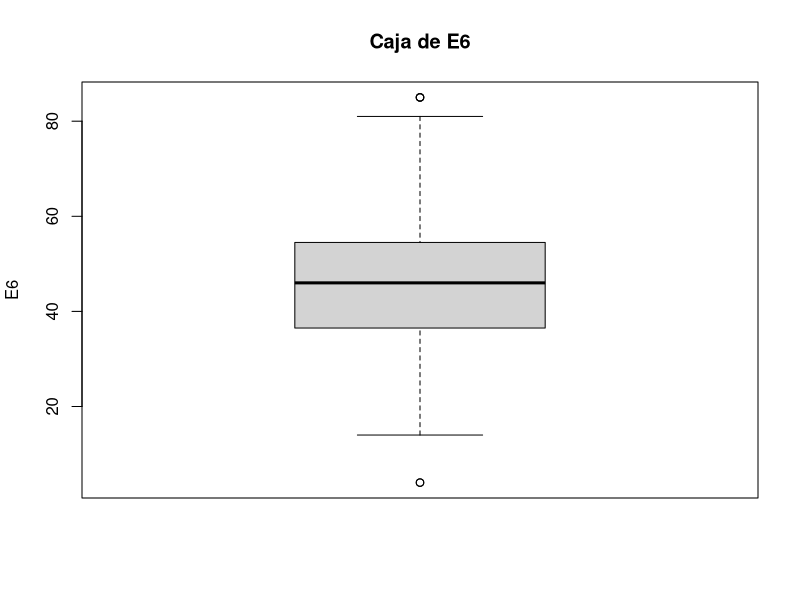
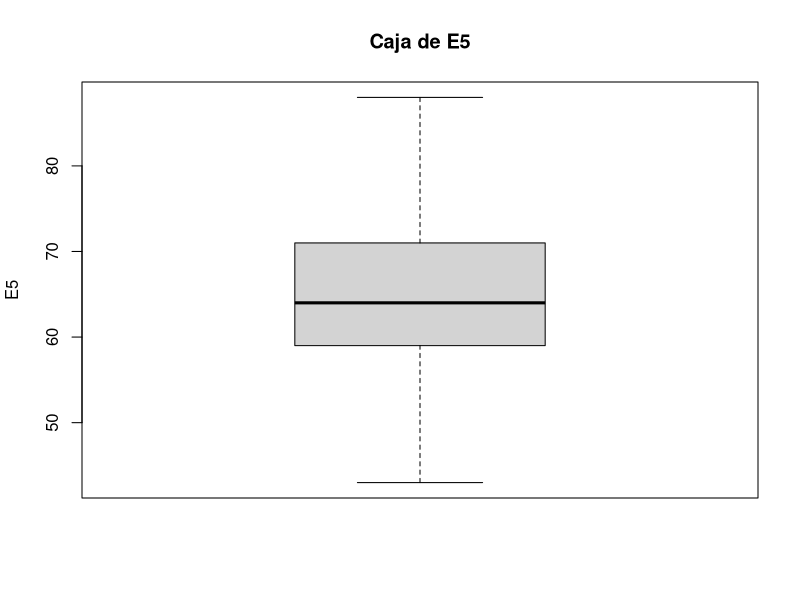
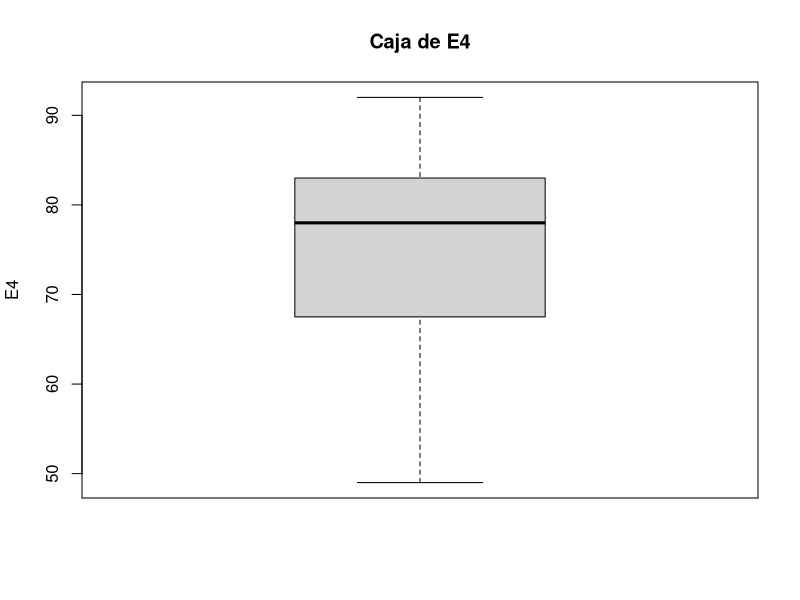
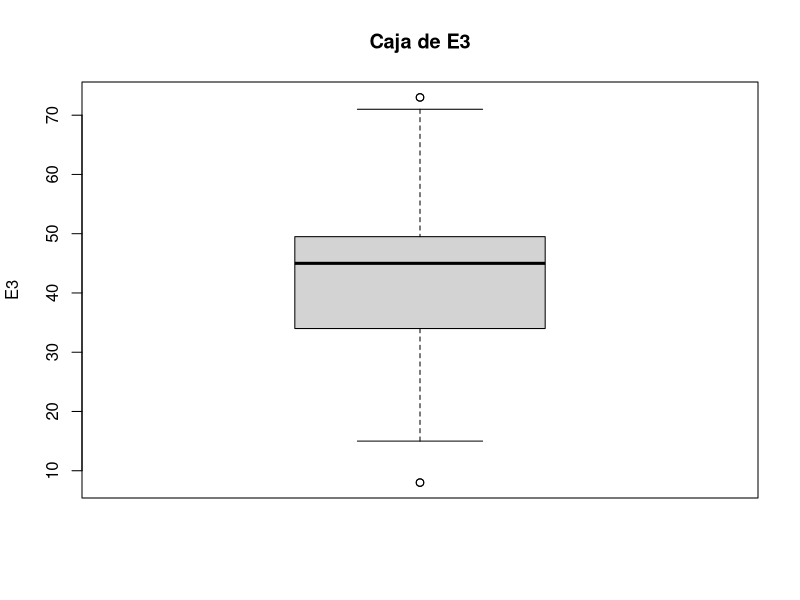
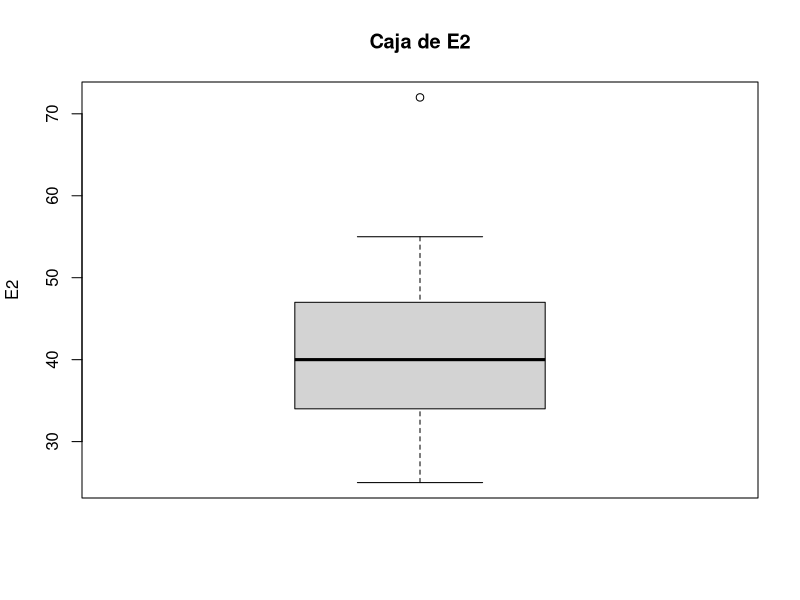
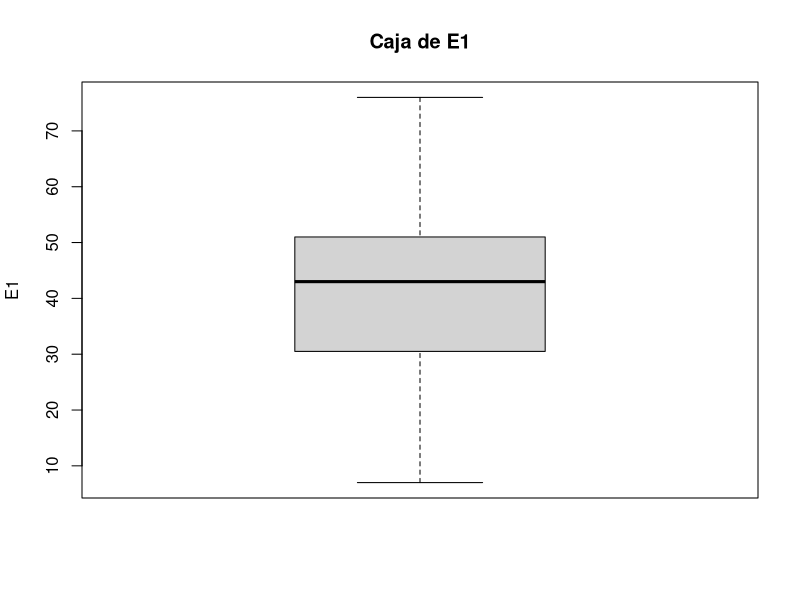
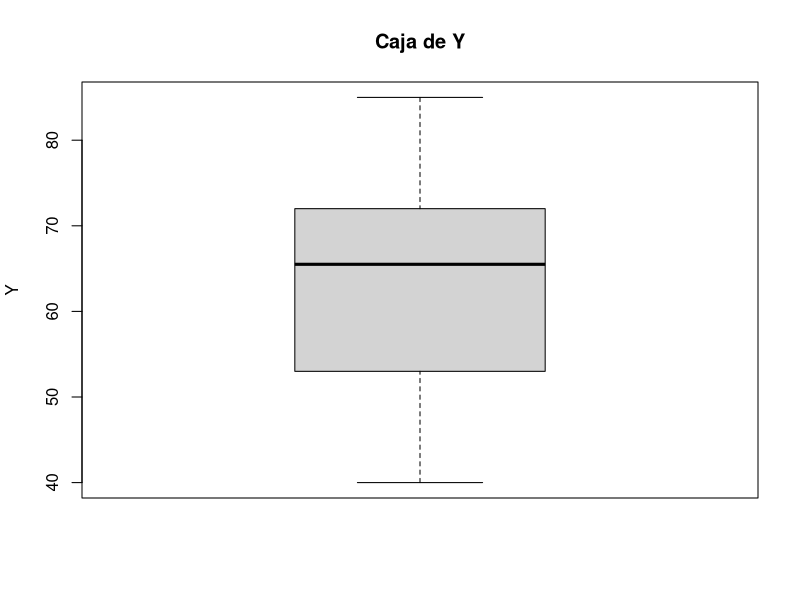
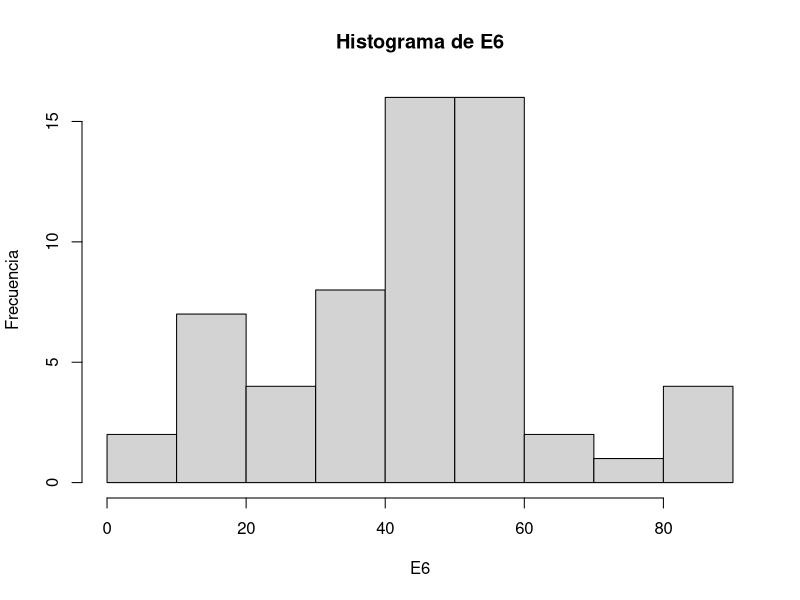

These figures' R source, in order: (Note: this script raises an error after producing the figures.)
#Laboratorio 4. Modelos lineales y Anova
#Estudiantes:
# Jose Barrera  15-10123
# Carlos Sivira 15-11377

####################################################################
#Cargando el archivo del proyecto
grades = read.table("calificaciones.txt", header = TRUE)
grades2 = read.table("calificaciones_prediccion.txt", header = TRUE)
####################################################################
#Pregunta 1
summary(grades)
# E6
E6 = grades$E6
summary(E6)
sd(E6)
boxplot(E6,main="Caja de E6",ylab="E6")

# E5
E5 = grades$E5
summary(E5)
sd(E5)
boxplot(E5,main="Caja de E5",ylab="E5")

# E4
E4 = grades$E4
summary(E4)
sd(E4)
boxplot(E4,main="Caja de E4",ylab="E4")

# E3
E3 = grades$E3
summary(E3)
sd(E3)
boxplot(E3,main="Caja de E3",ylab="E3")

# E2
E2 = grades$E2
summary(E2)
sd(E2)
boxplot(E2,main="Caja de E2",ylab="E2")

# E1
E1 = grades$E1
summary(E1)
sd(E1)
boxplot(E1,main="Caja de E1",ylab="E1")

# Y
Y = grades$Y
summary(Y)
sd(Y)
boxplot(Y,main="Caja de Y",ylab="Y")

hist(E6,main="Histograma de E6",ylab="Frecuencia",xlab="E6")
hist(E5,main="Histograma de E5",ylab="Frecuencia",xlab="E5")
hist(E4,main="Histograma de E4",ylab="Frecuencia",xlab="E4")
hist(E3,main="Histograma de E3",ylab="Frecuencia",xlab="E3")
hist(E2,main="Histograma de E2",ylab="Frecuencia",xlab="E2")
hist(E1,main="Histograma de E1",ylab="Frecuencia",xlab="E1")
hist(Y,main="Histograma de Y",ylab="Frecuencia",xlab="Y")

# Matriz de Correlacion
variables_cuant = grades[1:7]
grades.cor = cor(variables_cuant)
cor(grades.cor)
corrplot(grades.cor)

# Grafico de Dispersion
pairs(grades)
###############Modelos Simples#################
ml1 = lm(Y~E1)
summary(ml1) 

ml2 = lm(Y~E2)
summary(ml2)

ml3 = lm(Y~E3)
summary(ml3)

ml4 = lm(Y~E4)
summary(ml4)

ml5 = lm(Y~E5)
summary(ml5)

ml6 = lm(Y~E6)
summary(ml6)

###############Modelos multiples#################
modelo1 = lm(Y~E6+E5+E4+E3+E2+E1)
summary(modelo1)

###PosibleWIn MUltiple
modelo2 = lm(Y~E6+E5+E3+E2+E1)
summary(modelo2)
predict(modelo2, grades2, interval = "prediction")
mean(modelo2$residuals)
boxplot(modelo2$residuals,main="Caja de residuales",ylab="modelo2")
hist(modelo2$residual,main="Histograma de residuales",ylab="Frecuencia",xlab="modelo2")
plot(modelo2, main = "Y~E6+E5+E3+E2+E1")

modelo3 = lm(Y~E6+E5+E3+E1)
summary(modelo3)

modelo4 = lm(Y~E6+E3+E1)
summary(modelo4)

####################################################################
#Pregunta 1
m1 = c(15,16,14,15,17)
m2 = c(14,13,15,16,14)
m3 = c(13,12,11,14,11)

dat = c(m1,m2,m3)

fac = c(replicate(5,"m1"), replicate(5,"m2"), replicate(5,"m3"))
fact = factor(fac)
tapply(dat, fact, mean)

boxplot(dat~fact)
mod.lm = lm(dat~fact)
anova(mod.lm)
pairwise.t.test(dat,fact)
####################################################################